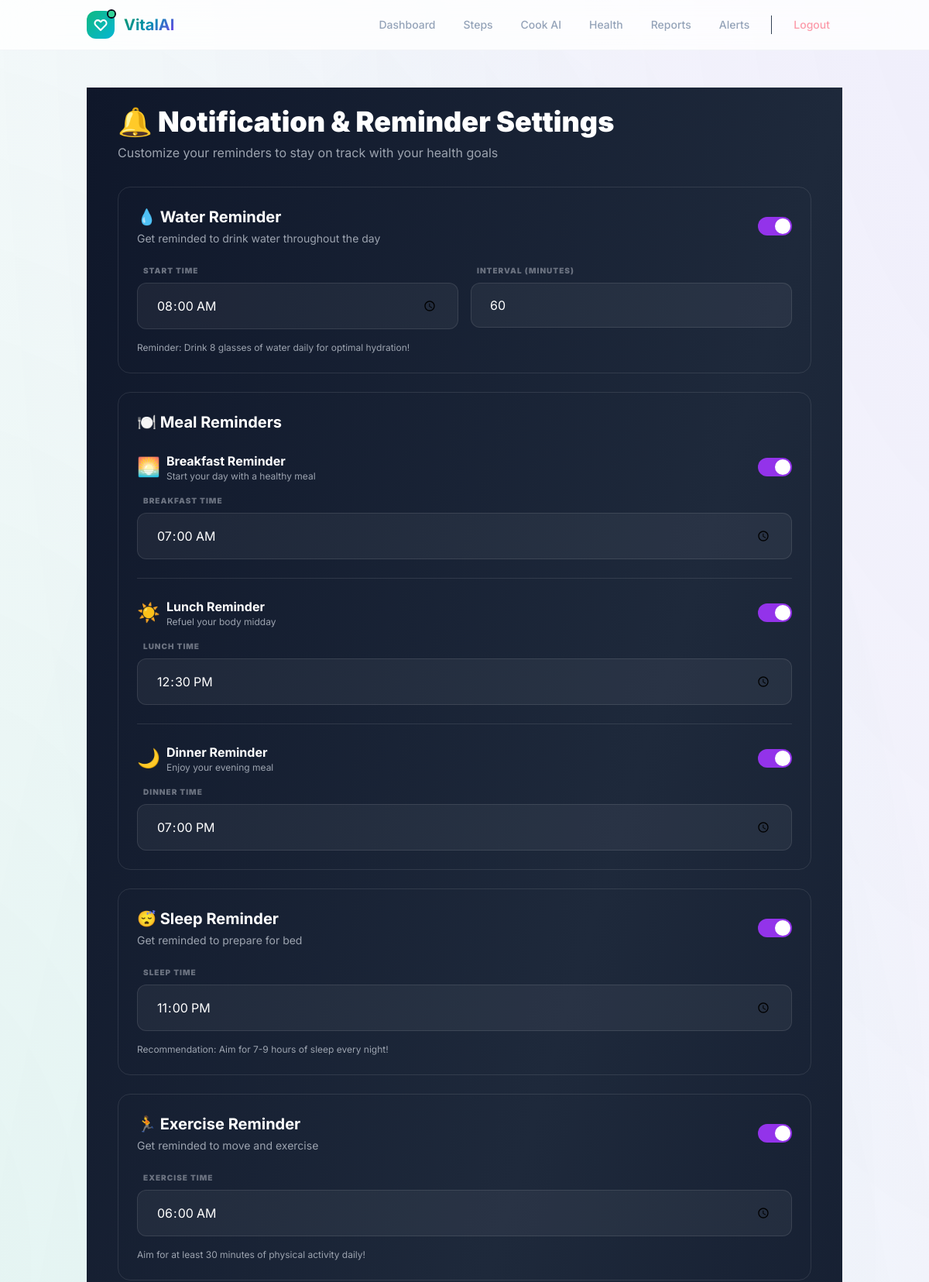
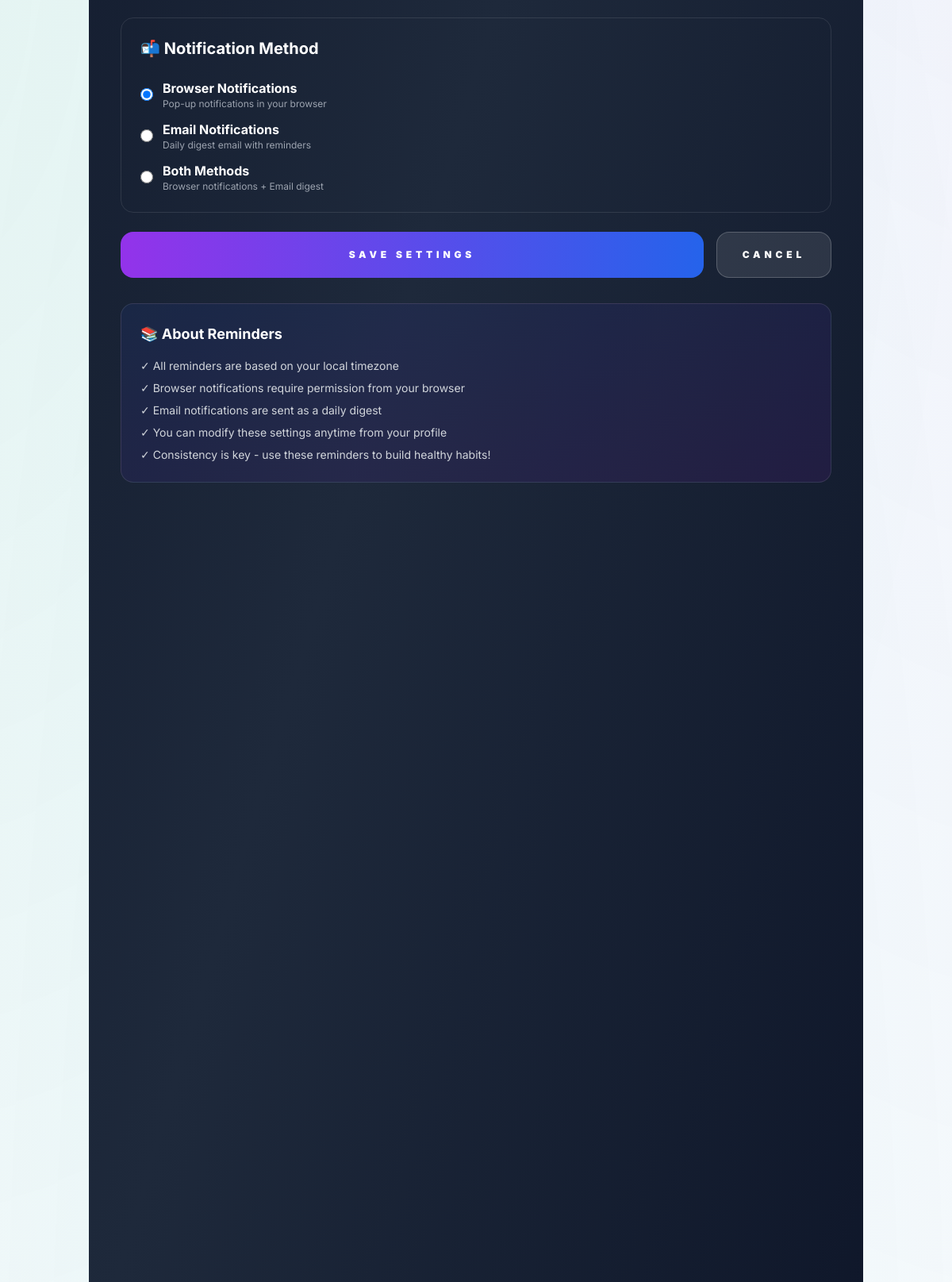
The page /notification_settings (signed in) on the database its author committed (2 pictures, top to bottom).
### models.py (models this page shows)
class NotificationSetting(db.Model):
    id = db.Column(db.Integer, primary_key=True)
    user_id = db.Column(db.Integer, db.ForeignKey('user.id'), nullable=False)
    water_reminder_enabled = db.Column(db.Boolean, default=True)
    water_reminder_interval = db.Column(db.Integer, default=60)  # minutes
    water_reminder_time = db.Column(db.String(5), default="08:00")  # start time HH:MM
    breakfast_reminder = db.Column(db.Boolean, default=True)
    breakfast_time = db.Column(db.String(5), default="07:00")
    lunch_reminder = db.Column(db.Boolean, default=True)
    lunch_time = db.Column(db.String(5), default="12:30")
    dinner_reminder = db.Column(db.Boolean, default=True)
    dinner_time = db.Column(db.String(5), default="19:00")
    sleep_reminder_enabled = db.Column(db.Boolean, default=True)
    sleep_time = db.Column(db.String(5), default="23:00")
    exercise_reminder_enabled = db.Column(db.Boolean, default=True)
    exercise_time = db.Column(db.String(5), default="06:00")
    notification_method = db.Column(db.String(50), default="browser")  # browser, email, both
    created_at = db.Column(db.DateTime, nullable=False, default=datetime.utcnow)

### app.py (the view, shortened to what this page needs)
@app.route('/notification_settings', methods=['GET', 'POST'])
@login_required
def notification_settings():
    settings = current_user.notifications
    if not settings:
        settings = NotificationSetting(user_id=current_user.id)
        db.session.add(settings)
        db.session.commit()
    return render_template('notification_settings.html', settings=settings)

### templates/notification_settings.html (shortened to what this page needs)
{% extends "base.html" %}
{% block content %}
<div class="min-h-screen bg-gradient-to-br from-slate-900 via-slate-800 to-slate-900 p-6">
    <div class="max-w-4xl mx-auto">
        <div class="mb-8">
            <h1 class="text-4xl font-black text-white mb-2">🔔 Notification & Reminder Settings</h1>
            <p class="text-gray-400">Customize your reminders to stay on track with your health goals</p>
        </div>
        <form method="POST" action="" class="space-y-6">
            <div class="glass-panel border border-white/10 rounded-2xl p-6">
                <div class="flex items-center justify-between mb-6">
                    <div>
                        <h2 class="text-xl font-bold text-white">💧 Water Reminder</h2>
                        <p class="text-gray-400 text-sm mt-1">Get reminded to drink water throughout the day</p>
                    </div>
                    <label class="relative inline-flex items-center cursor-pointer">
                        <div class="w-11 h-6 bg-gray-700 peer-focus:outline-none peer-focus:ring-4 peer-focus:ring-purple-800 rounded-full peer peer-checked:after:translate-x-full peer-checked:after:border-white after:content-[''] after:absolute after:top-[2px] after:left-[2px] after:bg-white after:rounded-full after:h-5 after:w-5 after:transition-all peer-checked:bg-purple-600"></div>
                    </label>
                </div>
                <div class="space-y-4">
                    <div class="grid grid-cols-1 md:grid-cols-2 gap-4">
                        <div class="space-y-2">
                            <label class="block text-[10px] font-black text-gray-500 uppercase tracking-widest pl-2">Start Time</label>
                            <input type="time" name="water_reminder_time" value="{{ settings.water_reminder_time }}"
                                   class="w-full px-6 py-4 bg-white/5 border border-white/10 rounded-xl text-white focus:border-purple-500 transition-all outline-none">
                        </div>
                        <div class="space-y-2">
                            <label class="block text-[10px] font-black text-gray-500 uppercase tracking-widest pl-2">Interval (minutes)</label>
                            <input type="number" name="water_reminder_interval" value="{{ settings.water_reminder_interval }}" min="15" max="480" step="15"
                                   class="w-full px-6 py-4 bg-white/5 border border-white/10 rounded-xl text-white focus:border-purple-500 transition-all outline-none">
                        </div>
                    </div>
                    <p class="text-gray-400 text-xs">Reminder: Drink 8 glasses of water daily for optimal hydration!</p>
                </div>
            </div>
            <div class="glass-panel border border-white/10 rounded-2xl p-6">
                <h2 class="text-xl font-bold text-white mb-6">🍽️ Meal Reminders</h2>
                <div class="mb-6 pb-6 border-b border-white/10">
                    <div class="flex items-center justify-between mb-4">
                        <div class="flex items-center gap-2">
                            <span class="text-2xl">🌅</span>
                            <div>
                                <h3 class="font-bold text-white">Breakfast Reminder</h3>
                                <p class="text-gray-400 text-xs">Start your day with a healthy meal</p>
                            </div>
                        </div>
                        <label class="relative inline-flex items-center cursor-pointer">
                            <div class="w-11 h-6 bg-gray-700 peer-focus:outline-none peer-focus:ring-4 peer-focus:ring-purple-800 rounded-full peer peer-checked:after:translate-x-full peer-checked:after:border-white after:content-[''] after:absolute after:top-[2px] after:left-[2px] after:bg-white after:rounded-full after:h-5 after:w-5 after:transition-all peer-checked:bg-purple-600"></div>
                        </label>
                    </div>
                    <div class="space-y-2">
                        <label class="block text-[10px] font-black text-gray-500 uppercase tracking-widest pl-2">Breakfast Time</label>
                        <input type="time" name="breakfast_time" value="{{ settings.breakfast_time }}"
                               class="w-full px-6 py-4 bg-white/5 border border-white/10 rounded-xl text-white focus:border-purple-500 transition-all outline-none">
                    </div>
                </div>
                <div class="mb-6 pb-6 border-b border-white/10">
                    <div class="flex items-center justify-between mb-4">
                        <div class="flex items-center gap-2">
                            <span class="text-2xl">☀️</span>
                            <div>
                                <h3 class="font-bold text-white">Lunch Reminder</h3>
                                <p class="text-gray-400 text-xs">Refuel your body midday</p>
                            </div>
                        </div>
                        <label class="relative inline-flex items-center cursor-pointer">
                            <div class="w-11 h-6 bg-gray-700 peer-focus:outline-none peer-focus:ring-4 peer-focus:ring-purple-800 rounded-full peer peer-checked:after:translate-x-full peer-checked:after:border-white after:content-[''] after:absolute after:top-[2px] after:left-[2px] after:bg-white after:rounded-full after:h-5 after:w-5 after:transition-all peer-checked:bg-purple-600"></div>
                        </label>
                    </div>
                    <div class="space-y-2">
                        <label class="block text-[10px] font-black text-gray-500 uppercase tracking-widest pl-2">Lunch Time</label>
                        <input type="time" name="lunch_time" value="{{ settings.lunch_time }}"
                               class="w-full px-6 py-4 bg-white/5 border border-white/10 rounded-xl text-white focus:border-purple-500 transition-all outline-none">
                    </div>
                </div>
                <div>
                    <div class="flex items-center justify-between mb-4">
                        <div class="flex items-center gap-2">
                            <span class="text-2xl">🌙</span>
                            <div>
                                <h3 class="font-bold text-white">Dinner Reminder</h3>
                                <p class="text-gray-400 text-xs">Enjoy your evening meal</p>
                            </div>
                        </div>
                        <label class="relative inline-flex items-center cursor-pointer">
                            <div class="w-11 h-6 bg-gray-700 peer-focus:outline-none peer-focus:ring-4 peer-focus:ring-purple-800 rounded-full peer peer-checked:after:translate-x-full peer-checked:after:border-white after:content-[''] after:absolute after:top-[2px] after:left-[2px] after:bg-white after:rounded-full after:h-5 after:w-5 after:transition-all peer-checked:bg-purple-600"></div>
                        </label>
                    </div>
                    <div class="space-y-2">
                        <label class="block text-[10px] font-black text-gray-500 uppercase tracking-widest pl-2">Dinner Time</label>
                        <input type="time" name="dinner_time" value="{{ settings.dinner_time }}"
                               class="w-full px-6 py-4 bg-white/5 border border-white/10 rounded-xl text-white focus:border-purple-500 transition-all outline-none">
                    </div>
                </div>
            </div>
            <div class="glass-panel border border-white/10 rounded-2xl p-6">
                <div class="flex items-center justify-between mb-6">
                    <div>
                        <h2 class="text-xl font-bold text-white">😴 Sleep Reminder</h2>
                        <p class="text-gray-400 text-sm mt-1">Get reminded to prepare for bed</p>
                    </div>
                    <label class="relative inline-flex items-center cursor-pointer">
                        <div class="w-11 h-6 bg-gray-700 peer-focus:outline-none peer-focus:ring-4 peer-focus:ring-purple-800 rounded-full peer peer-checked:after:translate-x-full peer-checked:after:border-white after:content-[''] after:absolute after:top-[2px] after:left-[2px] after:bg-white after:rounded-full after:h-5 after:w-5 after:transition-all peer-checked:bg-purple-600"></div>
                    </label>
                </div>
                <div class="space-y-2">
                    <label class="block text-[10px] font-black text-gray-500 uppercase tracking-widest pl-2">Sleep Time</label>
                    <input type="time" name="sleep_time" value="{{ settings.sleep_time }}"
                           class="w-full px-6 py-4 bg-white/5 border border-white/10 rounded-xl text-white focus:border-purple-500 transition-all outline-none">
                </div>
                <p class="text-gray-400 text-xs mt-4">Recommendation: Aim for 7-9 hours of sleep every night!</p>
            </div>
            <div class="glass-panel border border-white/10 rounded-2xl p-6">
                <div class="flex items-center justify-between mb-6">
                    <div>
                        <h2 class="text-xl font-bold text-white">🏃 Exercise Reminder</h2>
                        <p class="text-gray-400 text-sm mt-1">Get reminded to move and exercise</p>
                    </div>
                    <label class="relative inline-flex items-center cursor-pointer">
                        <div class="w-11 h-6 bg-gray-700 peer-focus:outline-none peer-focus:ring-4 peer-focus:ring-purple-800 rounded-full peer peer-checked:after:translate-x-full peer-checked:after:border-white after:content-[''] after:absolute after:top-[2px] after:left-[2px] after:bg-white after:rounded-full after:h-5 after:w-5 after:transition-all peer-checked:bg-purple-600"></div>
                    </label>
                </div>
                <div class="space-y-2">
                    <label class="block text-[10px] font-black text-gray-500 uppercase tracking-widest pl-2">Exercise Time</label>
                    <input type="time" name="exercise_time" value="{{ settings.exercise_time }}"
                           class="w-full px-6 py-4 bg-white/5 border border-white/10 rounded-xl text-white focus:border-purple-500 transition-all outline-none">
                </div>
                <p class="text-gray-400 text-xs mt-4">Aim for at least 30 minutes of physical activity daily!</p>
            </div>
            <div class="glass-panel border border-white/10 rounded-2xl p-6">
                <h2 class="text-xl font-bold text-white mb-6">📬 Notification Method</h2>
                <div class="space-y-3">
                    <label class="flex items-center gap-3 cursor-pointer">
                        <input type="radio" name="notification_method" value="browser" {% if settings.notification_method == 'browser' %}checked{% endif %}
                               class="w-4 h-4">
                        <div>
                            <p class="font-bold text-white">Browser Notifications</p>
                            <p class="text-gray-400 text-xs">Pop-up notifications in your browser</p>
                        </div>
                    </label>
                    <label class="flex items-center gap-3 cursor-pointer">
                        <input type="radio" name="notification_method" value="email" {% if settings.notification_method == 'email' %}checked{% endif %}
                               class="w-4 h-4">
                        <div>
                            <p class="font-bold text-white">Email Notifications</p>
                            <p class="text-gray-400 text-xs">Daily digest email with reminders</p>
                        </div>
                    </label>
                    <label class="flex items-center gap-3 cursor-pointer">
                        <input type="radio" name="notification_method" value="both" {% if settings.notification_method == 'both' %}checked{% endif %}
                               class="w-4 h-4">
                        <div>
                            <p class="font-bold text-white">Both Methods</p>
                            <p class="text-gray-400 text-xs">Browser notifications + Email digest</p>
                        </div>
                    </label>
                </div>
            </div>
            <div class="flex gap-4">
                <button type="submit"
                        class="flex-1 py-5 bg-gradient-to-r from-purple-600 to-blue-600 rounded-2xl font-black text-xs uppercase tracking-[0.4em] text-white hover:shadow-[0_10px_30px_rgba(147,51,234,0.3)] transition-all active:scale-95">
                    Save Settings
                </button>
                <a href="{{ url_for('dashboard') }}"
                   class="px-8 py-5 bg-white/10 border border-white/20 rounded-2xl font-black text-xs uppercase tracking-[0.4em] text-white hover:bg-white/20 transition-all">
                    Cancel
                </a>
            </div>
        </form>
        <div class="mt-8 glass-panel border border-white/10 rounded-2xl p-6 bg-gradient-to-br from-blue-900/20 to-purple-900/20">
            <h3 class="text-lg font-bold text-white mb-4">📚 About Reminders</h3>
            <ul class="text-gray-300 text-sm space-y-2">
                <li>✓ All reminders are based on your local timezone</li>
                <li>✓ Browser notifications require permission from your browser</li>
                <li>✓ Email notifications are sent as a daily digest</li>
                <li>✓ You can modify these settings anytime from your profile</li>
                <li>✓ Consistency is key - use these reminders to build healthy habits!</li>
            </ul>
        </div>
    </div>
</div>
{% endblock %}

### rows shown on the page
NotificationSetting: water_reminder_time "08:00", water_reminder_interval "60", breakfast_time "07:00", lunch_time "12:30", dinner_time "19:00", sleep_time "23:00", exercise_time "06:00", notification_method "☑ Browser Notifications Pop-up", notification_method "☐ Email Notifications Daily dig", notification_method "☐ Both Methods Browser notifica"
